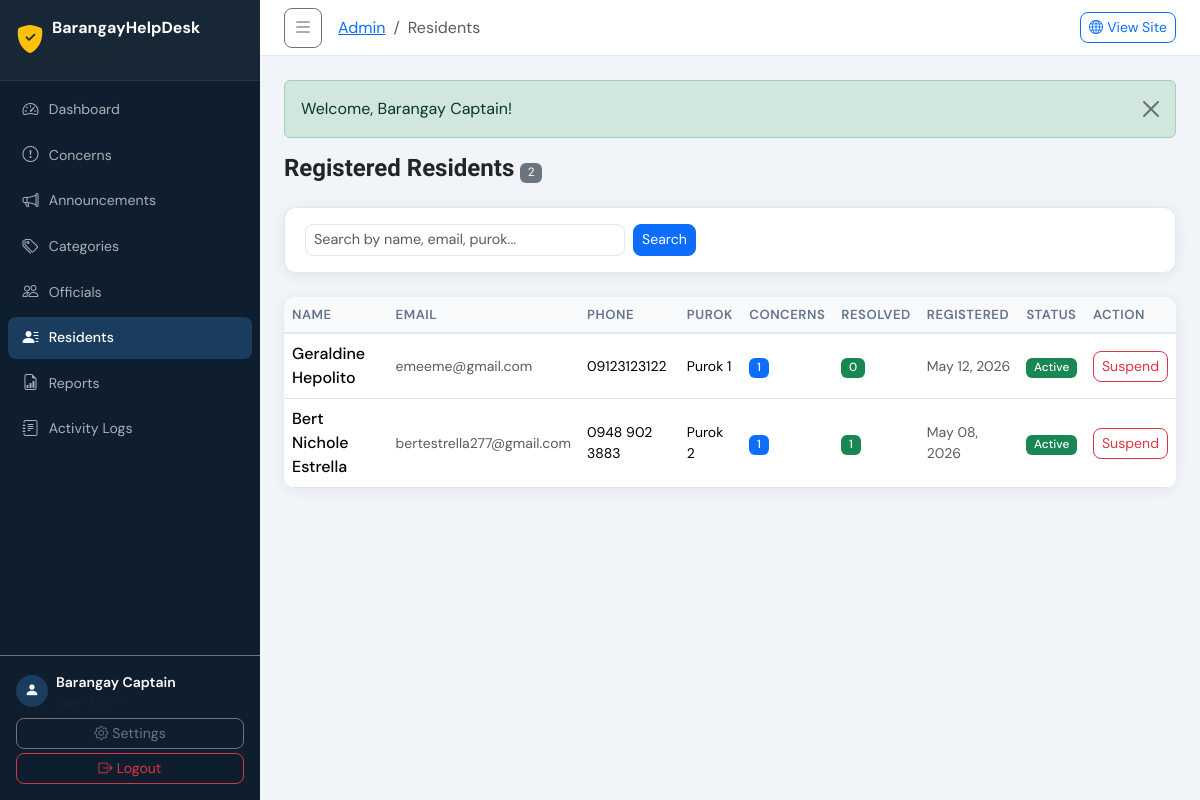
Screenshot of /admin/residents.php (signed in) with the database file from the repository.
### tables this page shows
CREATE TABLE `users` (
  `id` int(11) NOT NULL,
  `full_name` varchar(150) NOT NULL,
  `email` varchar(150) NOT NULL,
  `password` varchar(255) NOT NULL,
  `phone` varchar(20) DEFAULT NULL,
  `address` text DEFAULT NULL,
  `purok` varchar(100) DEFAULT NULL,
  `profile_photo` varchar(255) DEFAULT NULL,
  `is_active` tinyint(1) DEFAULT 1,
  `created_at` datetime DEFAULT current_timestamp(),
  `updated_at` datetime DEFAULT current_timestamp() ON UPDATE current_timestamp()
);

### includes/functions.php (called while the page is built, shortened)
<?php
function sanitize($input) {
    return htmlspecialchars(strip_tags(trim((string)$input)), ENT_QUOTES, 'UTF-8');
}
function formatDate($date, $format = 'M d, Y h:i A') {
    return date($format, strtotime($date));
}

### admin/residents.php (the view, shortened to what this page needs)
<?php
$pdo    = db();
$search = $_GET['search'] ?? '';
$page   = max(1,(int)($_GET['page']??1));
$where  = "WHERE 1=1";
$params = [];
$total = $pdo->prepare("SELECT COUNT(*) FROM users u $where");
$total->execute($params); $total=(int)$total->fetchColumn();
$pag   = paginate($total,$page);
$stmt  = $pdo->prepare("SELECT u.*,(SELECT COUNT(*) FROM concerns WHERE user_id=u.id) as concern_count,(SELECT COUNT(*) FROM concerns WHERE user_id=u.id AND status='resolved') as resolved_count FROM users u $where ORDER BY u.created_at DESC LIMIT ? OFFSET ?");
$stmt->execute(array_merge($params,[$pag['per_page'],$pag['offset']]));
$residents = $stmt->fetchAll();
include dirname(__DIR__) . '/includes/header_admin.php';
?>
<div class="d-flex align-items-center justify-content-between mb-4 flex-wrap gap-2">
    <h4 class="fw-bold mb-0">Registered Residents <span class="badge bg-secondary"><?= $total ?></span></h4>
</div>
<div class="filter-bar mb-4">
    <form class="d-flex gap-2" method="GET">
        <input type="text" name="search" class="form-control form-control-sm" placeholder="Search by name, email, purok..." value="<?= htmlspecialchars($search) ?>" style="max-width:320px">
        <button class="btn btn-sm btn-primary">Search</button>
    </form>
</div>
<div class="admin-table mb-3">
<div class="table-responsive">
<table class="table table-hover align-middle mb-0">
    <thead><tr><th>Name</th><th>Email</th><th>Phone</th><th>Purok</th><th>Concerns</th><th>Resolved</th><th>Registered</th><th>Status</th><th>Action</th></tr></thead>
    <tbody>
    <?php if(empty($residents)): ?>
        <tr><td colspan="9" class="text-center py-4 text-muted">No residents found.</td></tr>
    <?php else: foreach($residents as $r): ?>
    <tr>
        <td class="fw-medium"><?= sanitize($r['full_name']) ?></td>
        <td class="small text-muted"><?= sanitize($r['email']) ?></td>
        <td class="small"><?= $r['phone'] ? sanitize($r['phone']) : '—' ?></td>
        <td class="small"><?= $r['purok'] ? sanitize($r['purok']) : '—' ?></td>
        <td><span class="badge bg-primary"><?= $r['concern_count'] ?></span></td>
        <td><span class="badge bg-success"><?= $r['resolved_count'] ?></span></td>
        <td class="small text-muted"><?= formatDate($r['created_at'],'M d, Y') ?></td>
        <td><?= $r['is_active']?'<span class="badge bg-success">Active</span>':'<span class="badge bg-danger">Suspended</span>' ?></td>
        <td>
            <form method="POST" class="d-inline">
                <button class="btn btn-sm <?= $r['is_active']?'btn-outline-danger':'btn-outline-success' ?>" data-confirm="<?= $r['is_active']?'Suspend':'Activate' ?> this resident?">
                    <?= $r['is_active']?'Suspend':'Activate' ?>
                </button>
            </form>
        </td>
    </tr>
    <?php endforeach; endif; ?>
    </tbody>
</table>
</div>
</div>
<?php include dirname(__DIR__) . '/includes/footer_admin.php'; ?>

### public/css/admin.css (style rules this page uses)
:root { --sidebar-w: 260px; --sidebar-bg: #0f1e2e; --sidebar-hover:#1a3c5e; --topbar-h: 56px; --admin-accent: #f0a500; --admin-border: #e2e8f0; --admin-radius: 12px; --admin-shadow: 0 2px 16px rgba(0,0,0,.07); }
*,*::before,*::after { box-sizing:border-box }
body.admin-body { font-family:'DM Sans',sans-serif;background:#f1f5f9;margin:0;min-height:100vh }
h1,h2,h3,h4,h5,h6 { font-family:'Sora',sans-serif }
.admin-table { background:#fff;border-radius:var(--admin-radius);box-shadow:var(--admin-shadow);overflow:hidden }
.admin-table .table { margin:0 }
.admin-table .table thead th { background:#f8fafc;border-bottom:2px solid var(--admin-border);font-size:.82rem;font-weight:600;text-transform:uppercase;letter-spacing:.04em;color:#64748b;white-space:nowrap }
.filter-bar { background:#fff;border-radius:var(--admin-radius);padding:1rem 1.25rem;box-shadow:var(--admin-shadow);border:1px solid var(--admin-border) }
.form-control,.form-select { border-radius:8px;border:1.5px solid var(--admin-border);font-size:.9rem;transition:border-color .2s,box-shadow .2s }
.btn { border-radius:8px;font-size:.88rem }
.badge { font-size:.74rem;font-weight:500 }

### rows the page displays
users: full_name "Geraldine Hepolito", email "emeeme@gmail.com", phone "09123123122", purok "Purok 1", concern_count "1", resolved_count "0", created_at "May 12, 2026", is_active "Active"
users: full_name "Bert Nichole Estrella", email "bertestrella277@gmail.com", phone "0948 902 3883", purok "Purok 2", concern_count "1", resolved_count "1", created_at "May 08, 2026", is_active "Active"

### other values shown
APP_NAME "BarangayHelpDesk"
$adminName "Barangay Captain"
$breadcrumb "Residents"
$flash['message'] "Welcome, Barangay Captain!"
$total "2"
